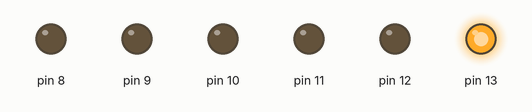
Recording of a sketch running on a simulated Arduino Uno, built with avr-gcc and run on an emulated ATmega328P. Parts: output pins drawn as LEDs (lit = HIGH).

Above: at 5.0 s.
At 11.5 s:
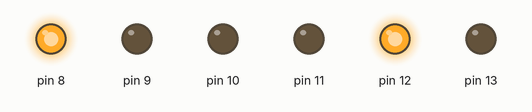
At 14.2 s:
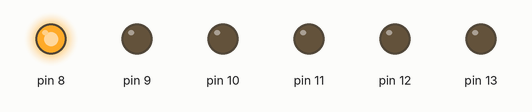
At 20.0 s:
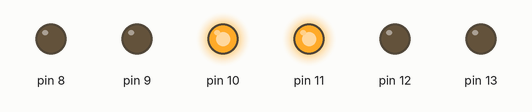
At 26.5 s:
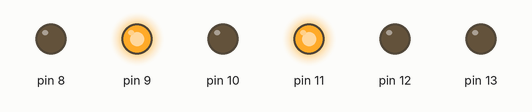
At 29.2 s:
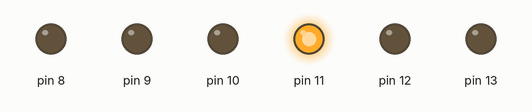
Timing chart, 0 to 39.0 s (numbered marks = the images above):
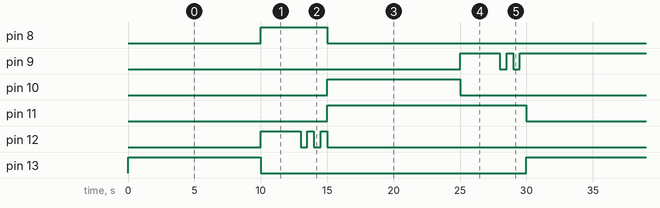

Measured:
- by itself, pin 8: alternates HIGH for 5.0 s and LOW for 25.0 s
- by itself, pin 9: repeats every 30.0 s: LOW 0.50 s, HIGH 0.50 s, LOW 0.50 s, HIGH 10.5 s, LOW 15.0 s, HIGH 3.0 s
- by itself, pin 10, pin 13: alternates HIGH for 10.0 s and LOW for 20.0 s
- by itself, pin 11: alternates HIGH for 15.0 s and LOW for 15.0 s
- by itself, pin 12: repeats every 30.0 s: 2 × (LOW 0.50 s, HIGH 0.50 s), LOW 25.0 s, HIGH 3.0 s

The sketch:

exsemaforos2.ino
```cpp
void setup() {
  pinMode(8, OUTPUT);
  pinMode(9, OUTPUT);
  pinMode(10, OUTPUT);

  pinMode(11, OUTPUT);
  pinMode(12, OUTPUT);
  pinMode(13, OUTPUT);
}
void ligarledvermelho1(int pino1, int pino2, int pino3, bool estado) {
  digitalWrite(8, HIGH);//vermelho1
  digitalWrite(9, LOW);//amarelo1
  digitalWrite(10, LOW);//verde1
}


void loop() {
  // put your main code here, to run repeatedly:
  //digitalWrite(8, HIGH);//vermelho1
  //digitalWrite(9, LOW);//amarelo1
  //digitalWrite(10, LOW);//verde1
ligarledvermelho1;
  digitalWrite(11, LOW);//vermelho2
  digitalWrite(12, LOW);//amarelo2
  digitalWrite(13, HIGH);//verde2
delay(10000);
    // put your main code here, to run repeatedly:
  digitalWrite(8, HIGH);//vermelho1
  digitalWrite(9, LOW);//amarelo1
  digitalWrite(10, LOW);//verde1

  digitalWrite(11, LOW);//vermelho2
  digitalWrite(12, HIGH);//amarelo2
  digitalWrite(13, LOW);//verde2
delay(3000);
  digitalWrite(12, LOW);//amarelo2
delay(500);
  digitalWrite(12, HIGH);//amarelo2
delay(500);
  digitalWrite(12, LOW);//amarelo2
delay(500);
  digitalWrite(12, HIGH);//amarelo2
delay(500);
  // put your main code here, to run repeatedly:
  digitalWrite(8, LOW);//vermelho1
  digitalWrite(9, LOW);//amarelo1
  digitalWrite(10, HIGH);//verde1

  digitalWrite(11, HIGH);//vermelho2
  digitalWrite(12, LOW);//amarelo2
  digitalWrite(13, LOW);//verde2
delay(10000);
  // put your main code here, to run repeatedly:
  digitalWrite(8, LOW);//vermelho1
  digitalWrite(9, HIGH);//amarelo1
  digitalWrite(10, LOW);//verde1

  digitalWrite(11, HIGH);//vermelho2
  digitalWrite(12, LOW);//amarelo2
  digitalWrite(13, LOW);//verde2

delay(3000);
  digitalWrite(9, LOW);//amarelo2
delay(500);
  digitalWrite(9, HIGH);//amarelo2
delay(500);
  digitalWrite(9, LOW);//amarelo2
delay(500);
  digitalWrite(9, HIGH);//amarelo2
delay(500);

}
```
